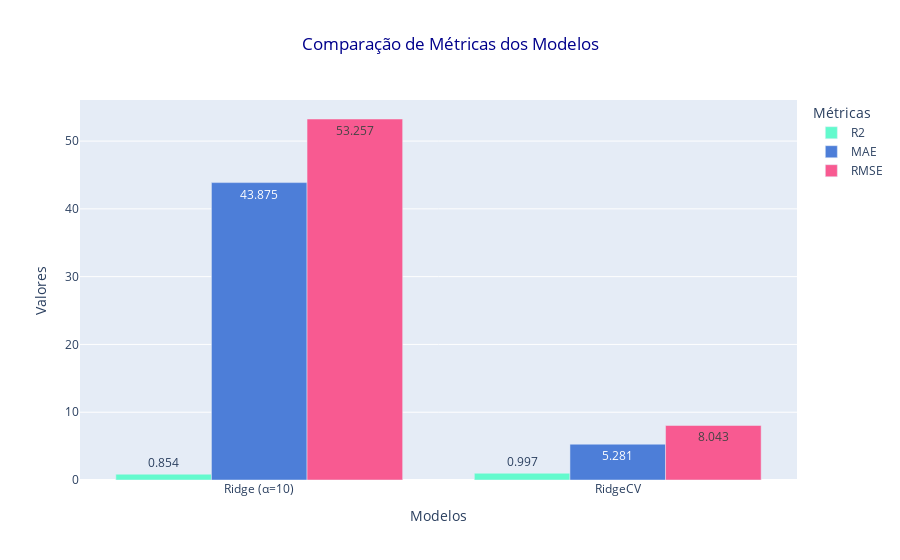

Notebook cell for this chart:
### Code cell
fig = ex.bar(metrics, 
             x='Modelo', 
             y=['R2', 'MAE', 'RMSE'],
             barmode='group', 
             text_auto='.3f',
             title='Comparação de Métricas dos Modelos',
             color_discrete_sequence=["#63FACD", "#4D7ED8", "#F85A91"])

fig.update_layout(
    legend_title_text='Métricas',
    title_font_color='darkblue',
    title_x=0.5,
    xaxis_title='Modelos',
    yaxis_title='Valores'
)

fig.show(config={'displayModeBar': False})

### Figure 1 — Plotly figure (JSON) as saved in the notebook; plotly's stock layout.template omitted (floating-point values rounded to 4 significant figures)
{"data": [{"alignmentgroup": "True", "hovertemplate": "variable=R2<br>Modelo=%{x}<br>value=%{y}<extra></extra>", "legendgroup": "R2", "marker": {"color": "#63FACD", "pattern": {"shape": ""}}, "name": "R2", "offsetgroup": "R2", "orientation": "v", "showlegend": true, "textposition": "auto", "texttemplate": "%{y:.3f}", "type": "bar", "x": ["Ridge (α=10)", "RidgeCV"], "xaxis": "x", "y": [0.8538, 0.9967], "yaxis": "y"}, {"alignmentgroup": "True", "hovertemplate": "variable=MAE<br>Modelo=%{x}<br>value=%{y}<extra></extra>", "legendgroup": "MAE", "marker": {"color": "#4D7ED8", "pattern": {"shape": ""}}, "name": "MAE", "offsetgroup": "MAE", "orientation": "v", "showlegend": true, "textposition": "auto", "texttemplate": "%{y:.3f}", "type": "bar", "x": ["Ridge (α=10)", "RidgeCV"], "xaxis": "x", "y": [43.88, 5.281], "yaxis": "y"}, {"alignmentgroup": "True", "hovertemplate": "variable=RMSE<br>Modelo=%{x}<br>value=%{y}<extra></extra>", "legendgroup": "RMSE", "marker": {"color": "#F85A91", "pattern": {"shape": ""}}, "name": "RMSE", "offsetgroup": "RMSE", "orientation": "v", "showlegend": true, "textposition": "auto", "texttemplate": "%{y:.3f}", "type": "bar", "x": ["Ridge (α=10)", "RidgeCV"], "xaxis": "x", "y": [53.26, 8.043], "yaxis": "y"}], "layout": {"barmode": "group", "legend": {"title": {"text": "Métricas"}, "tracegroupgap": 0}, "title": {"font": {"color": "darkblue"}, "text": "Comparação de Métricas dos Modelos", "x": 0.5}, "xaxis": {"anchor": "y", "domain": [0, 1], "title": {"text": "Modelos"}}, "yaxis": {"anchor": "x", "domain": [0, 1], "title": {"text": "Valores"}}}}
